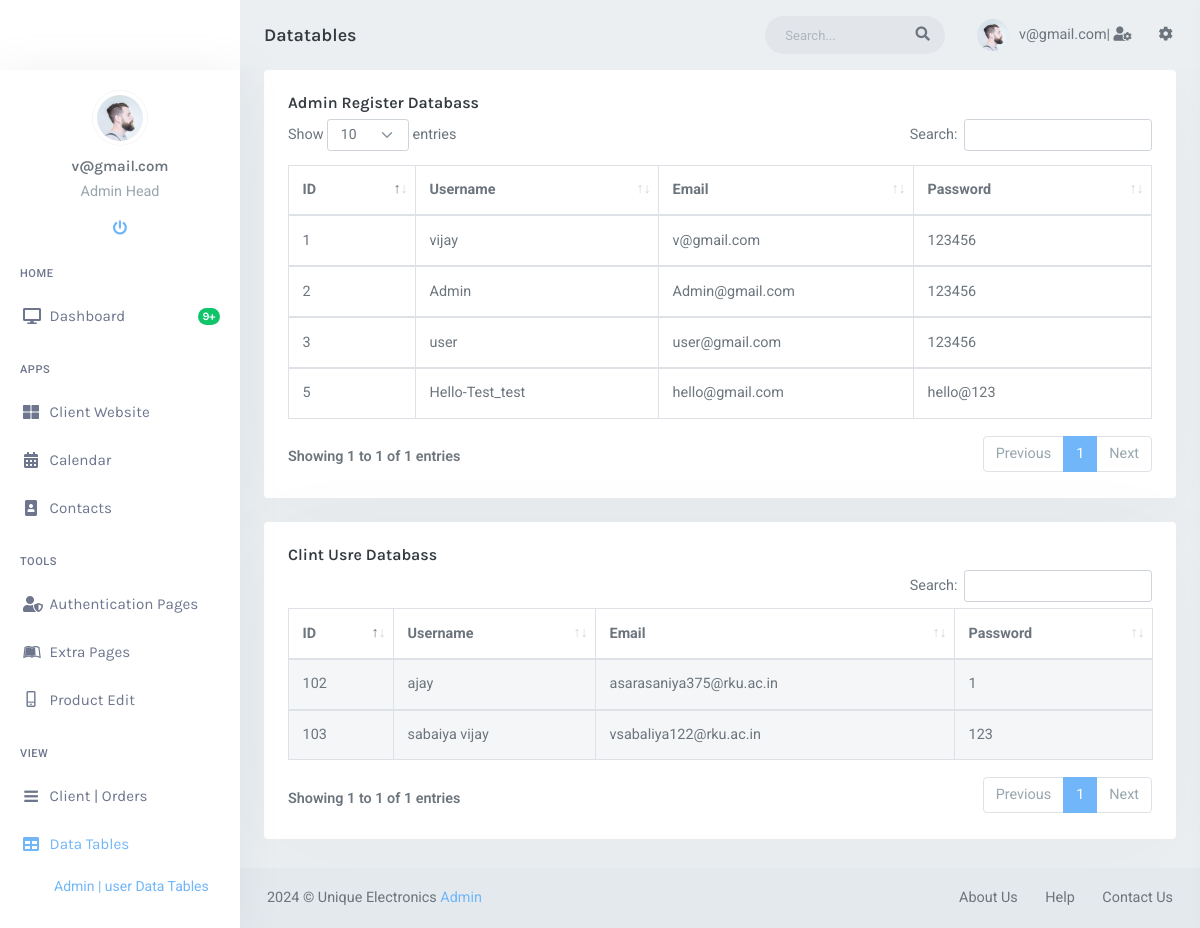
Screenshot of /Admin/tables-datatables.php (signed in) with the database file from the repository.
### tables this page shows
CREATE TABLE `adminreg` (
  `uid` int(11) NOT NULL,
  `username` varchar(255) NOT NULL,
  `email` varchar(255) NOT NULL,
  `password` varchar(255) NOT NULL,
  `time` timestamp NOT NULL DEFAULT current_timestamp()
);

CREATE TABLE `register` (
  `id` int(10) NOT NULL,
  `name` varchar(20) NOT NULL,
  `email` varchar(30) NOT NULL,
  `password` varchar(30) NOT NULL,
  `cpassword` varchar(30) NOT NULL,
  `token` varchar(255) NOT NULL,
  `status` varchar(20) NOT NULL,
  `date-time` timestamp NOT NULL DEFAULT current_timestamp()
);

### Admin/tables-datatables.php (the view, shortened to what this page needs)
<!DOCTYPE html>
<html lang="en">
    <head>
        <link href="assets/libs/datatables.net-bs5/css/dataTables.bootstrap5.min.css" rel="stylesheet" type="text/css" />
        <link href="assets/libs/datatables.net-responsive-bs5/css/responsive.bootstrap5.min.css" rel="stylesheet" type="text/css" />
        <link href="assets/libs/datatables.net-buttons-bs5/css/buttons.bootstrap5.min.css" rel="stylesheet" type="text/css" />
        <link href="assets/libs/datatables.net-select-bs5/css//select.bootstrap5.min.css" rel="stylesheet" type="text/css" />
		<link href="assets/css/app.min.css" rel="stylesheet" type="text/css" id="app-style" />
		<link href="assets/css/icons.min.css" rel="stylesheet" type="text/css" />
    </head>
    <body class="loading" data-layout-color="light"  data-layout-mode="default" data-layout-size="fluid" data-topbar-color="light" data-leftbar-position="fixed" data-leftbar-color="light" data-leftbar-size='default' data-sidebar-user='true'>
        <div id="wrapper">
            <?php
                include('include/header.php');
                include('include/Lside.php');
                include('include/logo.php');
            ?>
                    <ul class="list-unstyled topnav-menu topnav-menu-left mb-0">
                        <li>
                            <h4 class="page-title-main">Datatables</h4>
                        </li>
                    </ul>
            </div>
            <?php
                 include('security-pd.php');
            ?>
            <div class="content-page">
                <div class="content">
                    <div class="container-fluid">
                        <div class="row">
                            <div class="col-12">
                                <div class="card">
                                    <div class="card-body">
                                        <h4 class="mt-0 header-title">Admin Register Databass</h4>
                                        <?php
                                            $query = "SELECT * FROM adminreg";
                                            $query_run = mysqli_query($connection, $query);
                                        ?>
                                        <table id="datatable" class="table table-bordered dt-responsive table-responsive nowrap">
                                            <thead>
                                            <tr>
                                                <th>ID</th>
                                                <th>Username</th>
                                                <th>Email</th>
                                                <th>Password</th>
                                            </tr>
                                            </thead>
                                            <?php
                                            if(mysqli_num_rows($query_run) > 0)
                                            {
                                                while($row = mysqli_fetch_assoc($query_run))
                                                {
                                            ?>
                                            <tbody>
                                            <tr>
                                                <td><?php  echo $row['uid']; ?></td>
                                                <td><?php  echo $row['username']; ?></td>
                                                <td><?php  echo $row['email']; ?></td>
                                                <td><?php  echo $row['password']; ?></td>
                                            </tr>
                                            <?php
                                                }
                                                    }
                                                else {
                                                    echo "No Record Found";
                                                }
                                            ?>
                                            </tbody>
                                        </table>
                                    </div>
                                </div>
                            </div>
                        </div>
                        <div class="row">
                            <div class="col-12">
                                <div class="card">
                                    <div class="card-body">
                                        <h4 class="mt-0 header-title">Clint Usre Databass </h4>
                                        <?php
                                            $query = "SELECT * FROM register";
                                            $query_run = mysqli_query($connection, $query);
                                        ?>
                                        <table id="datatable-buttons" class="table table-striped table-bordered dt-responsive nowrap">
                                            <thead>
                                            <tr>
                                                <th>ID</th>
                                                <th>Username</th>
                                                <th>Email</th>
                                                <th>Password</th>
                                            </tr>
                                            </thead>
                                            <?php
                                            if(mysqli_num_rows($query_run) > 0)
                                            {
                                                while($row = mysqli_fetch_assoc($query_run))
                                                {
                                            ?>
                                            <tbody>
                                            <tr>
                                                <td><?php  echo $row['id']; ?></td>
                                                <td><?php  echo $row['name']; ?></td>
                                                <td><?php  echo $row['email']; ?></td>
                                                <td><?php  echo $row['password']; ?></td>
                                            </tr>
                                            <?php
                                                }
                                                    }
                                                else {
                                                    echo "No Record Found";
                                                }
                                            ?>
                                            </tbody>
                                        </table>
                                    </div>
                                </div>
                            </div>
                        </div>
                    </div>
                </div>
                <?php
                include('include/footer.php');
                ?>
            </div>
        </div>
    </body>
</html>

### rows the page displays
adminreg: uid "1", username "vijay", email "v@gmail.com", password "123456"
adminreg: uid "2", username "Admin", email "Admin@gmail.com", password "123456"
adminreg: uid "3", username "user", email "user@gmail.com", password "123456"
adminreg: uid "5", username "Hello-Test_test", email "hello@gmail.com", password "hello@123"
register: id "102", name "ajay", email "asarasaniya375@rku.ac.in", password "1"
register: id "103", name "sabaiya vijay", email "vsabaliya122@rku.ac.in", password "123"

### other values shown
$_SESSION['username'] "v@gmail.com"
